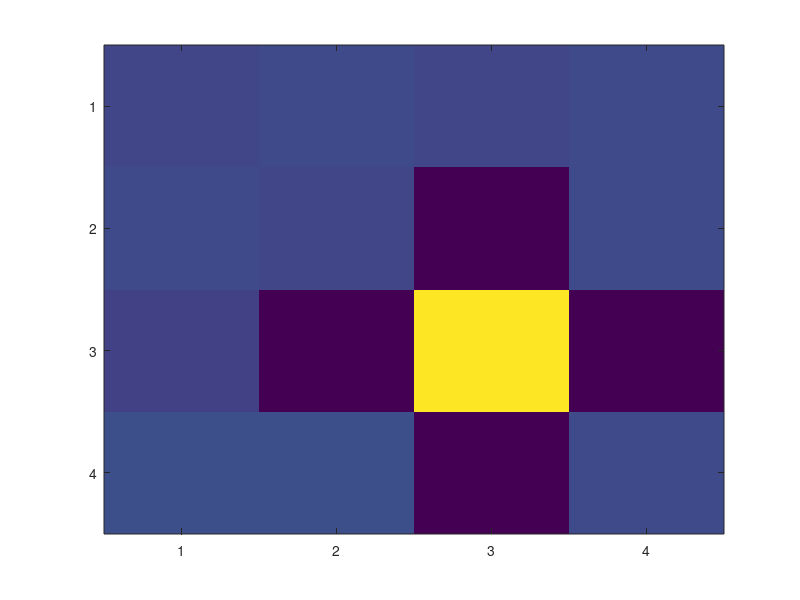

Here is the MATLAB script that generated this plot:
close all
clear all
clc
% A = [4 1 1;1 4 1;1 1 4];
% B = [1 1; 1 1];
% C = [ 3 2 -1;  2 4 2; -1 2 3];
% D = [-7 4 1; 4 4 4; 1 4 -5];
% E = [ 4 5 -1; 5 5 5; -1 5 3];
% eig(E);
%%%%%%%%%%%%%%%%%%%b%%%%%%%%%%%%%%%%%
% load hw1p1.mat;
% C = cov(xp1b(1,:),xp1b(2,:))*(length(xp1b(1,:))-1)/length(xp1b(1,:));
% [V, D] = eig(C);
% cov1= cov(xp1c1')*49/50;
% cov2= cov(xp1c2')*49/50;
% [Vcov1, Dcov1] = eig(cov1);
% [Vcov2, Dcov2] = eig(cov2);
% V1= Vcov1(:,1)*sqrt(Dcov1(1, 1));
% V2= Vcov1(:,2)*sqrt(Dcov1(2, 2));
% dcov1=sort(diag(Dcov1, 0));
% dcov2=sort(diag(Dcov2, 0));
% figure();
% scatter(xp1b(1,:),xp1b(2,:), '.');hold on;
% plot([0, V1(1)],[0, V1(2)], 'r','LineWidth', 2);hold on;
% plot([0, V2(1)],[0, V2(2)], 'r', 'LineWidth', 2);
% title('scatter plot of the stimuli and response data')
% xlabel('stimuli');
% ylabel('response');
% hold on
% figure();
% semilogy([1:10],dcov1,'r*', [1:10], dcov2,'xb');
% %Exercise3
load hw1p3;
A = cov([xp3;yp3]');
Cs=A([1:16],[1:16]);
Crs=A([1:16],17);
H=inv(Cs)*Crs
meanR=mean(yp3);
meanS=mean(xp3, 2);
b = meanR - H'*meanS
Him = zeros(4, 4);
Him(1:4, 1) = H(1:4);
Him(1:4, 2) = H(5:8);
Him(1:4, 3) = H(9:12);
Him(1:4, 4) = H(13:16);
Him = Him';
imagesc(Him);
errTrai = 0;
errTrai = mean((yp3-H'*xp3-b).^2)/var(yp3)
%exo4
load hw1p4.mat;
A= cov([[sp4a sp4b];[rp4a rp4b]]');
Cs =A([1:100],[1:100]);
Crs=A([1:100],101);
H = inv(Cs)*Crs;
 meanR=mean([rp4a rp4b]);
 meanS=zeros(1,100);
 W = [sp4a sp4b];
 for l=1:110
    meanS(:) =meanS(:)+(1/110)*W(:,l);
 end
meanS= mean(W, 2);
 b = meanR - H'*meanS;
